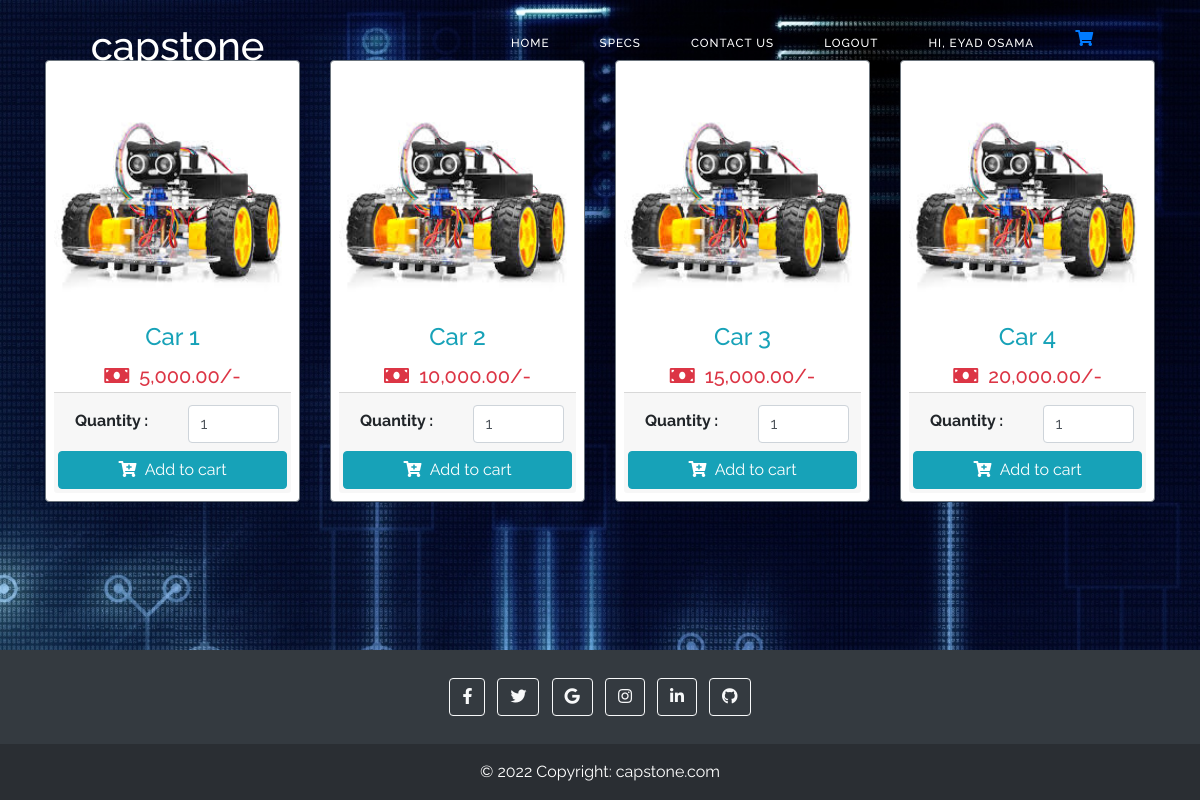
The app's page /products.php (signed in) with its own data.
### tables this page shows
CREATE TABLE `user_login` (
  `id` int(11) NOT NULL,
  `name` varchar(255) NOT NULL,
  `username` varchar(255) NOT NULL,
  `email` varchar(255) NOT NULL,
  `password` varchar(255) NOT NULL,
  `date` timestamp NOT NULL DEFAULT current_timestamp() ON UPDATE current_timestamp()
);

CREATE TABLE `product` (
  `id` int(11) NOT NULL,
  `product_name` varchar(255) NOT NULL,
  `product_price` varchar(100) NOT NULL,
  `product_qty` int(11) NOT NULL DEFAULT 1,
  `product_image` varchar(255) NOT NULL,
  `product_code` varchar(50) NOT NULL
);

### products.php (the view, shortened to what this page needs)
<?php
require 'config.php';
if (!empty($_SESSION["id"])) {
  $id = $_SESSION["id"];
  $result = mysqli_query($conn, "SELECT * FROM user_login WHERE id = $id");
  $row = mysqli_fetch_assoc($result);
} else {
  header("Location: login.php");
}
?>
<!DOCTYPE html>
<html lang="en">
<head>
  <link rel='stylesheet' href='https://cdnjs.cloudflare.com/ajax/libs/twitter-bootstrap/4.5.2/css/bootstrap.min.css' />
  <link rel='stylesheet' href='https://cdnjs.cloudflare.com/ajax/libs/font-awesome/5.9.0/css/all.min.css' />
</head>
<body>
  <header class="main">
    <nav style="font-family:Raleway,sans-serif !important; z-index: 100000; transition:0.6s;">
      <div class="logo">
        <a style="text-decoration: none;" href="home.php">
          <h1 style="color:white;">capstone</h1>
        </a>
      </div>
      <ul class="menu">
        <li><a style="text-decoration: none;" href="home.php">HOME</a></li>
        <li><a style="text-decoration: none;" href="index.php">SPECS</a></li>
        <li><a style="text-decoration: none;" href="contact-form/contact-us.php">CONTACT US</a></li>
        <li><a style="text-decoration: none;" href="logout.php">LOGOUT</a></li>
        <li class="username"> <a style="color:white; text-decoration: none;"> Hi, <?php echo $row["name"]; ?> </a> </li>
        <a class="nav-link" href="./cart/cart.php"><i class="fas fa-shopping-cart"></i> <span id="cart-item" class="badge badge-danger"></span></a>
      </ul>
    </nav>
  </header>
  <div class="container" style="margin-top: 5%;">
    <div class="row mt-2 pb-3">
      <?php
      $stmt = $conn->prepare('SELECT * FROM product');
      $stmt->execute();
      $result = $stmt->get_result();
      while ($row = $result->fetch_assoc()) :
      ?>
        <div class="col-sm-6 col-md-4 col-lg-3 mb-2">
          <div class="card-deck">
            <div class="card p-2 border-secondary mb-2">
              <img src="<?= $row['product_image'] ?>" class="card-img-top" height="250">
              <div class="card-body p-1">
                <h4 class="card-title text-center text-info"><?= $row['product_name'] ?></h4>
                <h5 class="card-text text-center text-danger"><i class="fas fa-money-bill"></i>&nbsp;&nbsp;<?= number_format($row['product_price'], 2) ?>/-</h5>
              </div>
              <div class="card-footer p-1">
                <form action="" class="form-submit">
                  <div class="row p-2">
                    <div class="col-md-6 py-1 pl-4">
                      <b>Quantity : </b>
                    </div>
                    <div class="col-md-6">
                      <input type="number" class="form-control pqty" value="<?= $row['product_qty'] ?>">
                    </div>
                  </div>
                  <button class="btn btn-info btn-block addItemBtn"><i class="fas fa-cart-plus"></i>&nbsp;&nbsp;Add to
                    cart</button>
                </form>
              </div>
            </div>
          </div>
        </div>
      <?php endwhile; ?>
    </div>
  </div>
  <footer class="bg-dark text-center text-white" style=" position: fixed;  left: 0; bottom: 0; width: 100%;">
    <div class="container p-4 pb-0">
      <section>
        <a class="btn btn-outline-light btn-floating m-1" href="https://www.facebook.com" role="button"><i class="fab fa-facebook-f"></i></a>
        <a class="btn btn-outline-light btn-floating m-1" href="https://twitter.com" role="button"><i class="fab fa-twitter"></i></a>
        <a class="btn btn-outline-light btn-floating m-1" href="https://www.google.com" role="button"><i class="fab fa-google"></i></a>
        <a class="btn btn-outline-light btn-floating m-1" href="https://www.instagram.com" role="button"><i class="fab fa-instagram"></i></a>
        <a class="btn btn-outline-light btn-floating m-1" href="https://www.linkedin.com" role="button"><i class="fab fa-linkedin-in"></i></a>
        <a class="btn btn-outline-light btn-floating m-1" href="https://github.com" role="button"><i class="fab fa-github"></i></a>
      </section>
    </div>
    <div class="text-center p-3" style="background-color: rgba(0, 0, 0, 0.2);">
      © 2022 Copyright:
      <a class="text-white" href="#">capstone.com</a>
    </div>
  </footer>
</body>
</html>

### products.php (style rules this page uses)
body { box-sizing: border-box; font-family: "Raleway", sans-serif !important; background-image: url(images/bg7.jpg); background-repeat: no-repeat; background-position: center; background-size: cover; background-attachment: fixed; }
a { text-decoration: none; }
ul { list-style: none; }
input, button, textarea { border: none; outline: none; }
.logo { color: white; }
nav { overflow: hidden; height: 100px; display: flex; justify-content: space-around; align-items: center; left: 0; top: 0; width: 100%; z-index: 1; }
nav ul { display: flex; }
nav ul li a { height: 40px; line-height: 43px; margin: 3px; padding: 0 22px; display: flex; font-size: 0.73rem; text-transform: uppercase; font-weight: 500; letter-spacing: 1px; border-radius: 3px; transition: 0.6s ease-in-out; color: #ffffff; }
nav { position: fixed; top: 0; width: 100%; position: fixed; top: 0; width: 100%; }

### records on screen
user_login: name "EYAD OSAMA"
product: product_name "Car 1", product_price "5,000.00", product_qty "1"
product: product_name "Car 2", product_price "10,000.00", product_qty "1"
product: product_name "Car 3", product_price "15,000.00", product_qty "1"
product: product_name "Car 4", product_price "20,000.00", product_qty "1"
